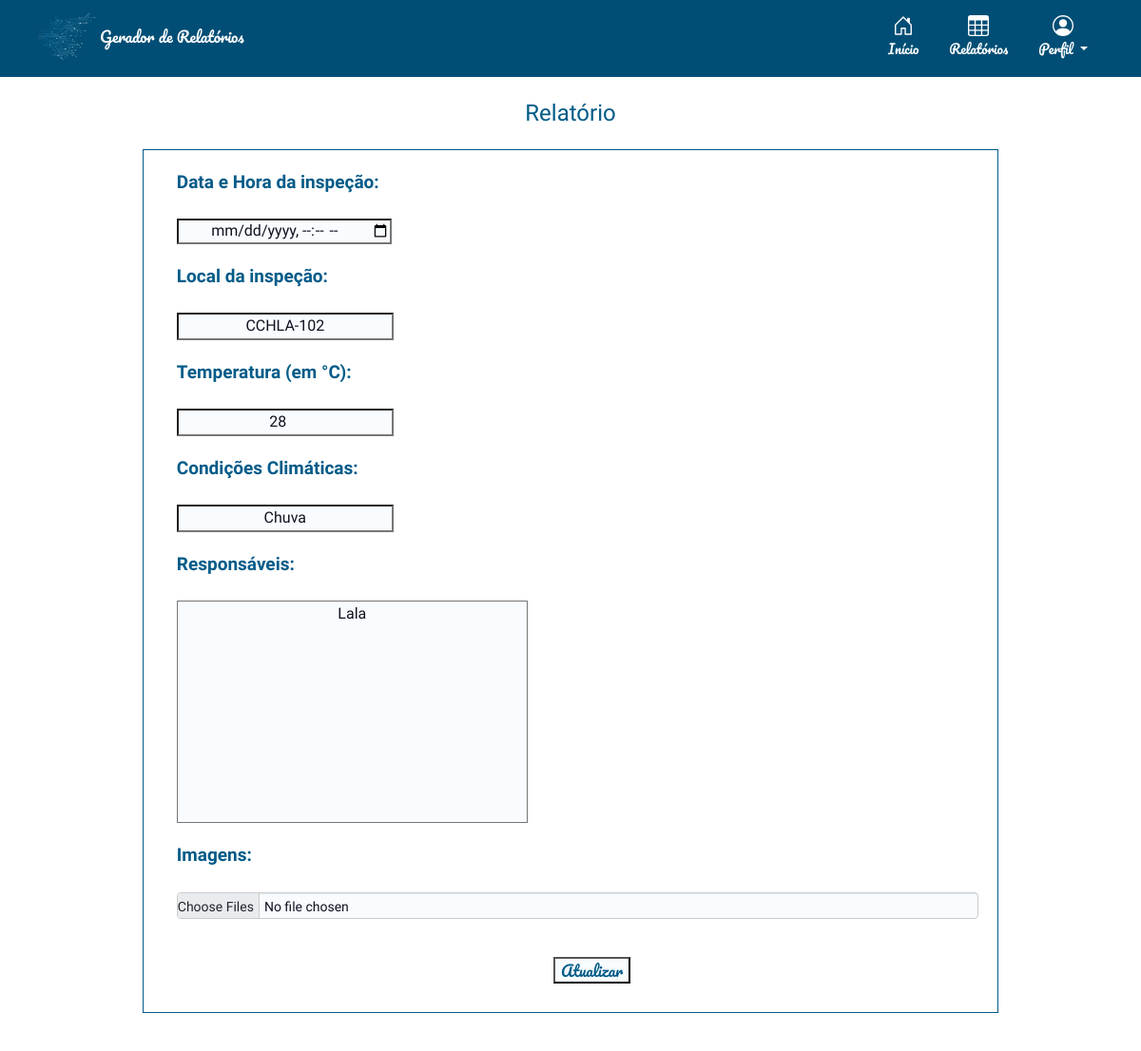
Page /relatorios/edita/57/ (signed in) on the committed database.
### relatorio/models.py (models this page shows)
class Relatorio(models.Model):
    autor = models.ForeignKey(User, default=None, on_delete=models.CASCADE)
    data = models.DateTimeField()
    local = models.CharField(max_length=255)
    temperatura = models.IntegerField()
    clima = models.CharField(max_length=255)
    responsaveis = models.TextField(blank=True)
    qualiprof = models.CharField(max_length=255, default='')
    riscos = models.CharField(max_length=255, default='[]')
    equipamentos = models.CharField(max_length=255, default='[]')
    sinalizacao = models.CharField(max_length=255, default='[]')
    desligamento = models.CharField(max_length=4, default='')
    integridade = models.CharField(max_length=4, default='')
    dialogo = models.CharField(max_length=4, default='')
    curso_nr = models.CharField(max_length=4, default='')
    conferido = models.CharField(max_length=4, default='')
    delimitar_area = models.CharField(max_length=4, default='')
    auxconces = models.CharField(max_length=4, default='')
    tensao = models.CharField(max_length=4, default='')
    aterramento = models.CharField(max_length=4, default='')
    altura = models.CharField(max_length=4, default='')
    cinto_seg = models.CharField(max_length=4, default='')
    requi_seg = models.CharField(max_length=4, default='')
    reavaliacao = models.CharField(max_length=4, default='')
    tempambiente = models.CharField(max_length=255, default='')
    condambiente = models.CharField(max_length=255, default='')
    altitude = models.CharField(max_length=255, default='')
    presagua = models.CharField(max_length=255, default='')
    pressolidos = models.CharField(max_length=255, default='')
    pressubst = models.CharField(max_length=255, default='')
    solmecanicas = models.CharField(max_length=255, default='')
    presmofo = models.CharField(max_length=255, default='')
    presfauna = models.CharField(max_length=255, default='')
    infleletro = models.CharField(max_length=255, default='')
    radsolar = models.CharField(max_length=255, default='')
    descatm = models.CharField(max_length=255, default='')
    movdoar = models.CharField(max_length=255, default='')
    vento = models.CharField(max_length=255, default='')
    competencia = models.CharField(max_length=255, default='')
    reseletr = models.CharField(max_length=255, default='')
    contpessoas = models.CharField(max_length=255, default='')
    condfuga = models.CharField(max_length=255, default='')
    natmatpr = models.CharField(max_length=255, default='')
    natmatcons = models.CharField(max_length=255, default='')
    classestr = models.CharField(max_length=255, default='')
    documentacao = models.CharField(max_length=255, default='')
    ambientesofreu = models.CharField(max_length=255, default='')
    instalacaoinspecionada = models.CharField(max_length=255, default='')
    linhaseletricasdisp = models.CharField(max_length=255, default='')
    compinstalacao = models.CharField(max_length=255, default='')
    linhaseletricascorr = models.CharField(max_length=255, default='')
    tomadasdeforca = models.CharField(max_length=255, default='')
    qtdesufitomadas = models.CharField(max_length=255, default='')
    instlquadist = models.CharField(max_length=255, default='')
    novoscircuitos = models.CharField(max_length=255, default='')
    advquadist = models.CharField(max_length=255, default='')
    dispprotecaoident = models.CharField(max_length=255, default='')
    protcircuitos = models.CharField(max_length=255, default='')
    barramentoquadist = models.CharField(max_length=255, default='')
    bitola = models.CharField(max_length=255, default='')
    condutident = models.CharField(max_length=255, default='')
    disjundif = models.CharField(max_length=255, default='')
    dispprotecaosurtos = models.CharField(max_length=255, default='')
    servseguranca = models.CharField(max_length=255, default='')
    esqaterramento = models.CharField(max_length=255, default='')
    reservadeenergia = models.CharField(max_length=255, default='')
    fontseguranca = models.CharField(max_length=255, default='')
    paralelismo = models.CharField(max_length=255, default='')
    capbarramento = models.PositiveSmallIntegerField(default=0)
    protgeral = models.PositiveSmallIntegerField(default=0)
    protdr = models.PositiveSmallIntegerField(default=0)
    protdps = models.PositiveSmallIntegerField(default=0)
    vab = models.PositiveSmallIntegerField(default=0)
    van = models.PositiveSmallIntegerField(default=0)
    ia= models.PositiveSmallIntegerField(default=0)
    vbc = models.PositiveSmallIntegerField(default=0)
    vbn = models.PositiveSmallIntegerField(default=0)
    ib= models.PositiveSmallIntegerField(default=0)
    vca = models.PositiveSmallIntegerField(default=0)
    vcn = models.PositiveSmallIntegerField(default=0)
    ic= models.PositiveSmallIntegerField(default=0)
    continuidade = models.CharField(max_length=255, default='')
    resistencia = models.CharField(max_length=255, default='')
    selvpelv = models.CharField(max_length=255, default='')
    verificacao = models.CharField(max_length=255, default='')
    ensaiodetensao = models.CharField(max_length=255, default='')
    ensaiodefunc = models.CharField(max_length=255, default='')

### relatorio/views.py (the view, shortened to what this page needs)
# urls.py: path('edita/<int:rel_id>/', views.relatorio_edita, name="edita"),
@login_required(login_url="/accounts/login/")
def relatorio_edita(request, rel_id):
    relatorio = Relatorio.objects.get(id=rel_id)
    form = rel_forms.FormRelatorioInicial(request.POST or None, instance=relatorio)
    return render(request, 'relatorio/relatorio_edita.html', {'relatorio': relatorio,  'form':form})

### relatorio/forms.py
class FormRelatorioInicial(forms.ModelForm):
    data = forms.DateTimeField(widget=DateTimeInput(attrs={'type': 'datetime-local'}),input_formats='%d/%m/%Y %H:%M', label='Data e Hora da inspeção:')
    clima = forms.CharField(label='Condições Climáticas:')
    temperatura = forms.IntegerField(label='Temperatura (em °C):')
    local= forms.CharField(label="Local da inspeção:", widget= forms.TextInput
                           (attrs={'placeholder':'Ex: CCHLA-102'}))
    responsaveis = forms.CharField(widget=forms.Textarea(attrs={'placeholder': 'Insira os nomes separados por vírgula (,)'}), label='Responsáveis')
    class Meta:
        model = models.Relatorio
        fields = ['data', 'local', 'temperatura', 'clima', 'responsaveis']

### relatorio/templates/relatorio/relatorio_edita.html (shortened to what this page needs)
{% extends 'base_layout.html'%}
{% block content %}
        <h3 class="loginheader"><button name="botao-icon" onclick="history.back()">Relatório</button></h3>
        <div id="relatorio-visualiza-wrapper"  class="container-fluid">
        <div id="criaRelatorio" class="container-fluid">
                <form class="site-form" enctype="multipart/form-data" action="" method="post">
                        {{ form.as_p }}
                        <p>
                        <label for="id_imagens" class="form-label">Imagens:</label>
                        <input type="file" class="form-control form-control-sm" name="imagens[]" id="id_imagens" multiple>
                        </p>
                        <input type="submit" value="Atualizar">
                </form>
        </div>
        </div>
{% endblock %}

### assets/styles.css (style rules this page uses)
html, body { padding: 0; margin: 0; height: 120%; }
body { background-color: #ffffff; color: #005b88; font-family: Raleway; font-size: medium; }
.loginheader { text-align: center; }
#relatorio-visualiza-wrapper { display: flex; align-items: center; justify-content: center; justify-self: center; padding-inline: 0px; width: 100%; }
h2, h3, h4, h5 { color: #005b88; font-weight: normal; margin: 0; }
[name="botao-icon"] { background: none; color: #005b88; cursor: pointer; border-width: 0; justify-self: start; cursor: pointer; padding: 5px; }
#criaRelatorio { display: block; width: 900px; border: 1px solid #005b88; margin: 20px; padding: 20px; padding-left: 3%; }
.form-control { padding: 0px; height: 20px; line-height: 2.1; }
.site-form input, .site-form textarea, .siteform select { color: #0f121f; background-color: #f8fcff; margin: 20px 10px 10px 0; text-align: center; }
#criaRelatorio input, #criaRelatorio textarea, #criaRelatorio select { display: inline-table; margin-right: auto; }
#criaRelatorio input[value="Criar"], #criaRelatorio input[value="Atualizar"] { margin-left: 47%; color: #005b88; font-family: Pacifico; }
.site-form p { display: grid; }
.site-form p label { font-size: 19px; }
@media (min-width: 768px) { body { height: 100%; } }

### rows in the picture
Relatorio: local "CCHLA-102", temperatura "28", clima "Chuva", responsaveis "Lala"
